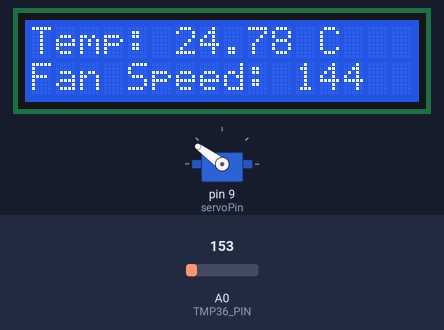
This sketch was run on a simulated Arduino Uno, built with avr-gcc and run on an emulated ATmega328P. Shown: servo, 16×2 character LCD. The test bench sets the inputs (shaded band); at power-on: A0 (TMP36_PIN) = 153. What the sketch prints to the serial monitor is not drawn.

Above: at 2.2 s.
2.3 s: A0 (TMP36_PIN) set to 133
At 4.3 s:
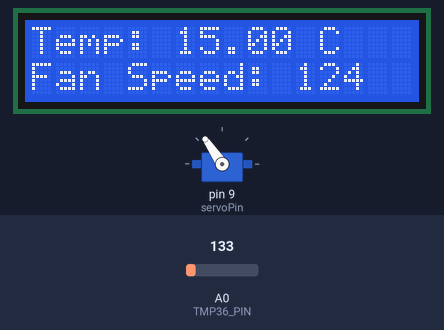
4.6 s: A0 (TMP36_PIN) set to 114
At 5.9 s:
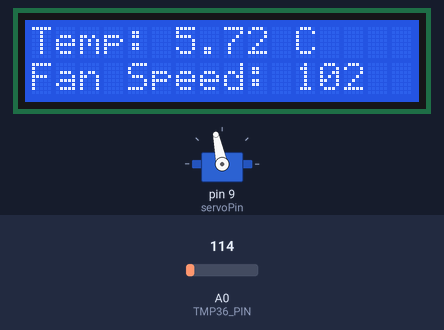
6.7 s: A0 (TMP36_PIN) set to 175
At 8.5 s:
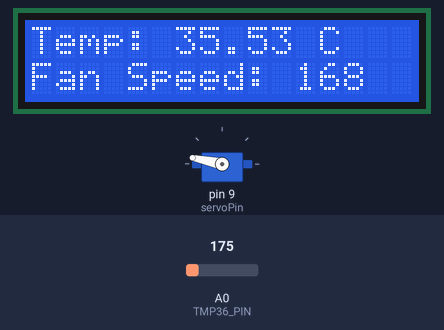
8.8 s: A0 (TMP36_PIN) set to 191
At 10.3 s:
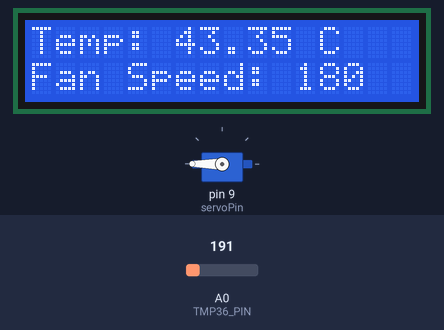
Timing chart, 0 to 11.8 s (numbered marks = the images above; inputs shaded):
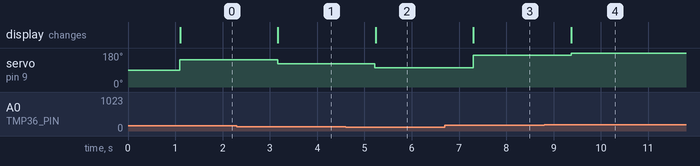

The sketch:

intelligent-temperature-controlled-fan-system.ino
```cpp
#include <Servo.h>
#include <Wire.h>
#include <LiquidCrystal_I2C.h>

#define I2C_ADDR 0x20
#define TMP36_PIN A0
Servo myservo;
LiquidCrystal_I2C lcd(I2C_ADDR, 16, 2);
const int servoPin = 9;
int servoSpeed = 90; // Neutral position

void setup() {
  myservo.attach(servoPin);
  Serial.begin(9600);

  lcd.init();
  lcd.backlight();
  delay(1000);
  lcd.clear();
}

void loop() {
  int sensorValue = analogRead(TMP36_PIN);
  float voltage = sensorValue * (5.0 / 1023.0);
  float temperatureC = (voltage - 0.5) * 100.0;

  if (temperatureC <= 0) {
    // For temperatures 0°C and below, don't send any signal to the servo
    myservo.detach(); // Detach the servo to stop any signal
    servoSpeed = 0; // Use 0 to indicate the fan is off
  } else {
    if (!myservo.attached()) {
      myservo.attach(servoPin); // Re-attach the servo if it was detached
    }
    servoSpeed = map(temperatureC, 0, 40, 91, 180);
    servoSpeed = constrain(servoSpeed, 91, 180);
    myservo.write(servoSpeed);
  }

  lcd.setCursor(0, 0);
  lcd.print("Temp: ");
  lcd.print(temperatureC);
  lcd.print(" C    ");

  lcd.setCursor(0, 1);
  lcd.print("Fan Speed: ");
  if (servoSpeed == 0) {
    lcd.print("OFF  ");
  } else {
    lcd.print(servoSpeed);
    lcd.print("   ");
  }

  Serial.print("Temperature: ");
  Serial.print(temperatureC);
  Serial.print(" - Servo Speed: ");
  if (servoSpeed == 0) {
    Serial.println("OFF");
  } else {
    Serial.println(servoSpeed);
  }

  delay(1000);
}
```

Measured:
- after the input at 2.3 s, servo on pin 9 (servoPin): 144° → 124° after 0.87 s; the display: changes after 0.87 s (image 1)
- after the input at 4.6 s, servo on pin 9 (servoPin): 124° → 102° after 0.62 s; the display: changes after 0.64 s (image 2)
- after the input at 6.7 s, servo on pin 9 (servoPin): 102° → 168° after 0.60 s; the display: changes after 0.61 s (image 3)
- after the input at 8.8 s, servo on pin 9 (servoPin): 168° → 180° after 0.57 s; the display: changes after 0.57 s (image 4)
